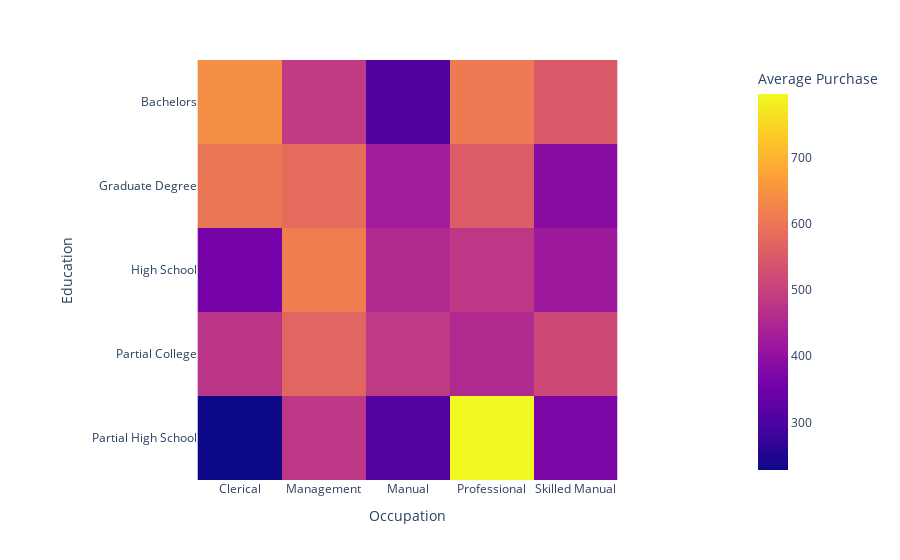

Notebook code cell kept with this figure:
### Markdown cell above
### Education, Occupation and Purchase correlation

### Code cell
fig = px.imshow(date_df.groupby(["Education", "Occupation"])["SalesAmount"].mean().unstack(),
                labels=dict(color="Average Purchase"))
fig.show()

### Figure 1 — Plotly figure (JSON) as saved in the notebook; plotly's stock layout.template omitted (floating-point values rounded to 4 significant figures)
{"data": [{"coloraxis": "coloraxis", "hovertemplate": "Occupation: %{x}<br>Education: %{y}<br>Average Purchase: %{z}<extra></extra>", "name": "0", "type": "heatmap", "x": ["Clerical", "Management", "Manual", "Professional", "Skilled Manual"], "xaxis": "x", "y": ["Bachelors", "Graduate Degree", "High School", "Partial College", "Partial High School"], "yaxis": "y", "z": [[642.9, 487.5, 305.7, 608.1, 548.9], [600.6, 583.3, 428.6, 554.4, 388.7], [361.1, 614.0, 455.0, 481.0, 421.7], [475.2, 570.7, 486.3, 455.4, 517.0], [228.3, 480.8, 311.7, 795.9, 368.2]]}], "layout": {"coloraxis": {"colorbar": {"title": {"text": "Average Purchase"}}, "colorscale": [[0, "#0d0887"], [0.1111, "#46039f"], [0.2222, "#7201a8"], [0.3333, "#9c179e"], [0.4444, "#bd3786"], [0.5556, "#d8576b"], [0.6667, "#ed7953"], [0.7778, "#fb9f3a"], [0.8889, "#fdca26"], [1, "#f0f921"]]}, "margin": {"t": 60}, "xaxis": {"anchor": "y", "constrain": "domain", "domain": [0, 1], "scaleanchor": "y", "title": {"text": "Occupation"}}, "yaxis": {"anchor": "x", "autorange": "reversed", "constrain": "domain", "domain": [0, 1], "title": {"text": "Education"}}}}
